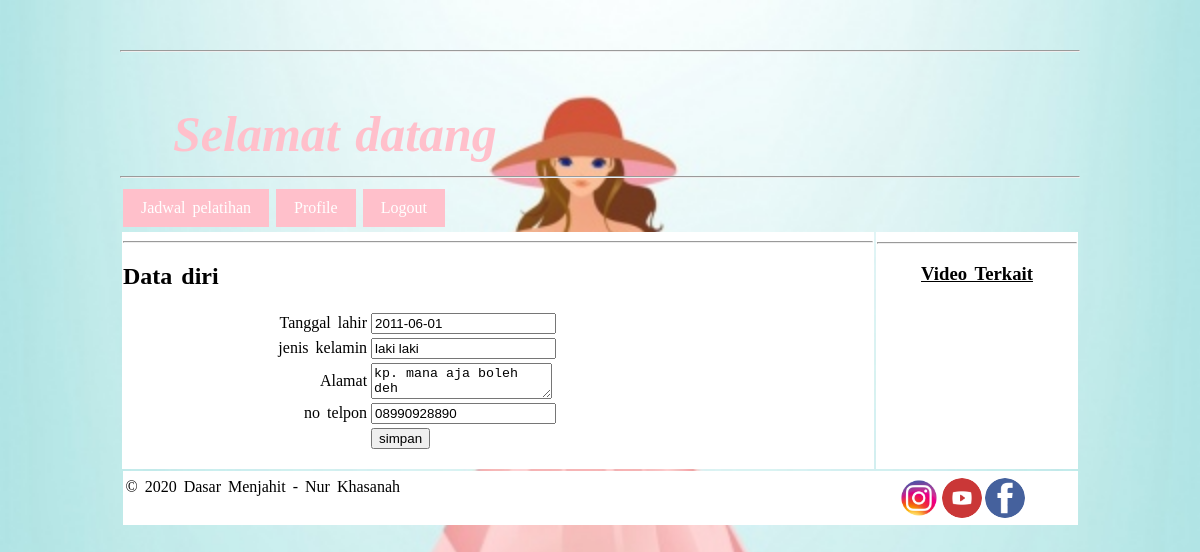
The page /profile.php?id=1 on the database its author committed.
### tables this page shows
CREATE TABLE `user_profile`  (
  `id` int(11) NOT NULL AUTO_INCREMENT,
  `user_id` int(11) NOT NULL,
  `tanggal_lahir` date NULL DEFAULT NULL,
  `jenis_kelamin` varchar(100) NULL DEFAULT NULL,
  `alamat` text NULL,
  `no_telpon` varchar(255) NULL DEFAULT NULL,
  PRIMARY KEY (`id`) USING BTREE
);

### profile.php (the view, shortened to what this page needs)
<?php
    require('koneksi.php');
    $id = $_GET['id'];
    $query = 'SELECT * FROM user_profile WHERE user_id="'. $id .'"';
    $result = mysqli_query($db, $query);
    $data = mysqli_fetch_assoc($result);
?>
<html>
<head>
<link rel ="stylesheet" type="text/css" href="style.css">
</head>
<body>
<div id="wrap" >
		<table id="header" >
			<tr><hr>
				<td><i><strong><blink>Selamat datang <?php echo $_SESSION['user']['nama'] ?></blink></strong><i></td>
		</tr>
	</table>
    <table>
	<tr>
		<td>
            <a href="jadwal_kursus.php" class="pilih">Jadwal pelatihan</a>
            <a href="profile.php?id=<?php echo $id ?>" class="pilih">Profile</a>
            <a href="logout.php" class="pilih">Logout</a>
		</td>
		</tr>
		<hr>
	</table>
	<div >
	<table >
		<tr>
			<td id="isitable" width="100%"><hr>
			<h2>Data diri</h2>
            <form action="update_profile.php" method="post">
            <table width="100%">
                <tr>
                    <td align="right">Tanggal lahir</td>
                    <td><input type="text" name="tanggal_lahir" value="<?php echo $data['tanggal_lahir'] ?>"></td>
                </tr>
                <tr>
                    <td align="right">jenis kelamin</td>
                    <td><input type="text" name="jenis_kelamin" value="<?php echo $data['jenis_kelamin'] ?>"></td>
                </tr>
                <tr>
                    <td align="right">Alamat</td>
                    <td><textarea name="alamat"><?php echo $data['alamat'] ?></textarea></td>
                </tr>
                <tr>
                    <td align="right">no telpon</td>
                    <td><input type="text" name="no_telpon" value="<?php echo $data['no_telpon'] ?>"></td>
                </tr>
                <tr>
                    <td align="right"></td>
                    <td><input type="submit" name="submit" value="simpan"></td>
                </tr>
            </table>
            </form>
		</td>
		<td id="isitable" valign="top">
			<div class="dropdown"><hr>
  						<h3><span><b><center><u>Video Terkait</u></center></b></span></h3>
			</div>
		</td>
		</tr>
	</table>
	</div>
	<div id="footer" sytle="margin-top: 50px">
	<table >
	<tr>
		<td colspan="2" id="isitable" width="955px"height="50px">&copy;&nbsp;<script>document.write(new Date().getFullYear());</script> Dasar Menjahit - Nur Khasanah &nbsp;
    	<a href="https://www.facebook.com"><img src="fb1.png" class="imgfooter2" align="right"></a>&nbsp;&nbsp;&nbsp;&nbsp;&nbsp;
				<a href="http://www.youtube.com"><img src="yt1.png" class="imgfooter" align="right"></a>
				<a href="https://www.instagram.com"><img src="insta.png" class="imgfooter" align="right"></a>
		</td>
	</tr>
	</table>
	</div>
</div>
</body>
</html>

### style.css (style rules this page uses)
body { background-image: url("images/dress.jpg"); background-attachment:fixed; background-size:cover; height:145px; width:1000px; margin:0px auto ; word-spacing:3px; font-family:cursive; }
#header { margin-top:50px; margin-left:50px; margin-right:50px; margin-bottom:10px; font-family: cursive ; font-size : 50px; color: pink; }
#footer { background:white; width:955px; margin:0px auto ; display:block; }
.imgfooter { text-align: right; width: 40px; height: 40px; border-radius:50%; }
.imgfooter2 { margin-right:50px; text-align: right; width: 40px; height: 40px; border-radius:50%; }
.pilih:link { background:pink; color:white; }
.pilih { display:inline-block; text-decoration:none; padding:10px 18px ; }
#wrap { margin-top:50px; margin-left:20px; margin-right:20px; margin-bottom:50px; }
#isitable { background:white; margin-top:50px; }
.dropdown { width:200px; position: relative; margin-top: 1px; display: inline-block; }

### rows shown on the page
user_profile: tanggal_lahir "2011-06-01", jenis_kelamin "laki laki", alamat "kp. mana aja boleh deh", no_telpon "08990928890"
